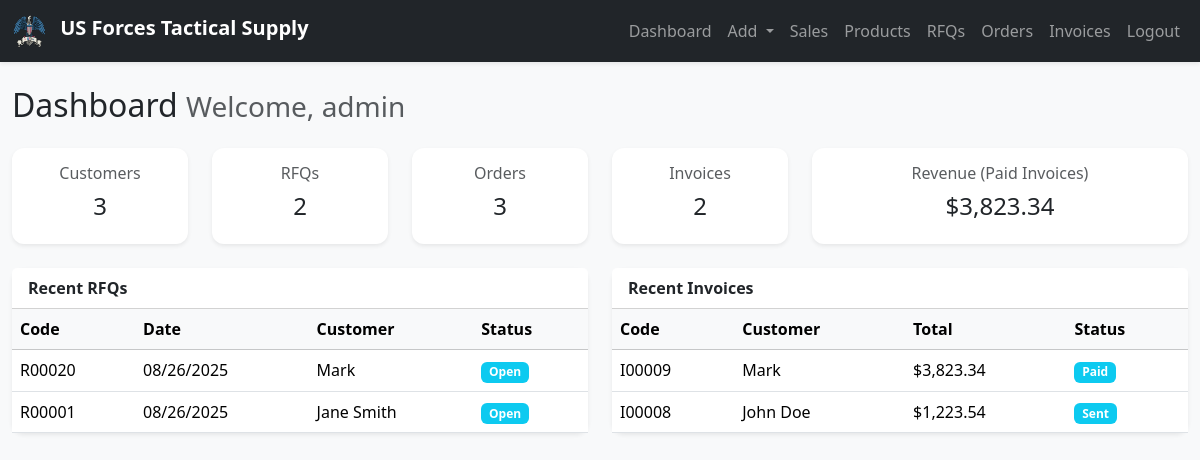
Before: /public/dashboard.php (signed in) with the older database file.
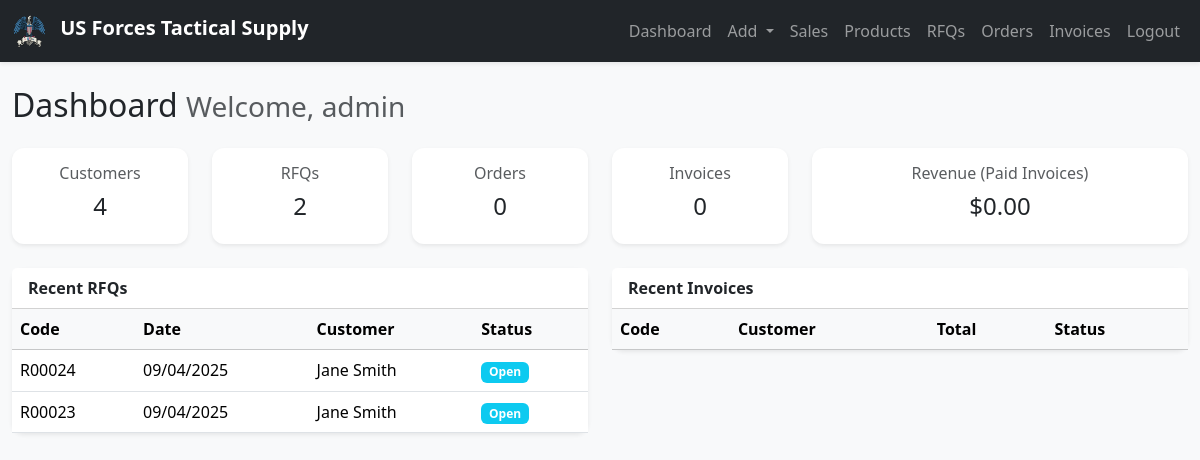
After: the same page with the newer database file.
### tables this page shows
CREATE TABLE `rfqs` (
  `id` int(11) NOT NULL,
  `code` varchar(20) DEFAULT NULL,
  `rfq_number` varchar(50) DEFAULT NULL,
  `rfq_title` varchar(150) DEFAULT NULL,
  `quote_date` date DEFAULT NULL,
  `validity` varchar(50) DEFAULT '5 Months',
  `lead_time` int(11) DEFAULT 0,
  `customer_id` int(11) DEFAULT NULL,
  `salesPerson_id` int(11) DEFAULT NULL,
  `billTo_id` int(11) DEFAULT NULL,
  `buyer_id` int(11) DEFAULT NULL,
  `shipTo_id` int(11) DEFAULT NULL,
  `status` enum('Open','Won','Lost') DEFAULT 'Open',
  `created_at` timestamp NOT NULL DEFAULT current_timestamp()
);

CREATE TABLE `customers` (
  `id` int(11) NOT NULL,
  `code` varchar(20) DEFAULT NULL,
  `name` varchar(100) NOT NULL,
  `title` varchar(150) DEFAULT NULL,
  `email` varchar(100) DEFAULT NULL,
  `phone` varchar(50) DEFAULT NULL,
  `address` text DEFAULT NULL,
  `created_at` timestamp NOT NULL DEFAULT current_timestamp()
);

CREATE TABLE `invoices` (
  `id` int(11) NOT NULL,
  `code` varchar(20) DEFAULT NULL,
  `order_id` int(11) NOT NULL,
  `status` enum('Draft','Sent','Paid','Overdue') DEFAULT 'Draft',
  `total_amount` decimal(12,2) DEFAULT 0.00,
  `due_date` date DEFAULT NULL,
  `paid_date` date DEFAULT NULL,
  `created_at` date NOT NULL DEFAULT current_timestamp()
);

### includes/auth.php (called while the page is built, shortened)
<?php
function is_logged_in()
{
    return isset($_SESSION['user_id']);
}

### public/dashboard.php (the view, shortened to what this page needs)
<?php
include("../includes/auth.php");
include("../templates/header.php");
include("../templates/navbar.php");
$total_customers = mysqli_fetch_row(mysqli_query($conn, "SELECT COUNT(*) FROM customers"))[0];
$total_rfqs = mysqli_fetch_row(mysqli_query($conn, "SELECT COUNT(*) FROM rfqs"))[0];
$total_orders = mysqli_fetch_row(mysqli_query($conn, "SELECT COUNT(*) FROM orders"))[0];
$total_invoices = mysqli_fetch_row(mysqli_query($conn, "SELECT COUNT(*) FROM invoices"))[0];
$total_revenue = mysqli_fetch_row(mysqli_query($conn, "SELECT IFNULL(SUM(total_amount),0) FROM invoices WHERE status='Paid'"))[0];
$recent_rfqs = mysqli_query($conn, "
    SELECT r.id, r.code, r.created_at, r.status, c.name AS customer
    FROM rfqs r
    JOIN customers c ON r.customer_id=c.id
    ORDER BY r.id DESC LIMIT 5
");
$recent_invoices = mysqli_query($conn, "
    SELECT i.id, i.code, i.total_amount, i.status, i.created_at, c.name AS customer
    FROM invoices i
    JOIN orders o ON i.order_id=o.id
    JOIN customers c ON o.customer_id=c.id
    ORDER BY i.id DESC LIMIT 5
");
?>
<div class="container-fluid mt-4">
    <h2 class="mb-4">
        Dashboard
        <?php if (is_logged_in()) { ?>
            <small class="text-muted">Welcome, <?= htmlspecialchars($_SESSION['username']) ?></small>
        <?php } ?>
    </h2>
    <div class="row g-4 mb-4">
        <div class="col-md-2 col-6">
            <div class="card shadow-sm border-0 text-center">
                <div class="card-body">
                    <h6 class="text-muted">Customers</h6>
                    <h4><?= $total_customers ?></h4>
                </div>
            </div>
        </div>
        <div class="col-md-2 col-6">
            <div class="card shadow-sm border-0 text-center">
                <div class="card-body">
                    <h6 class="text-muted">RFQs</h6>
                    <h4><?= $total_rfqs ?></h4>
                </div>
            </div>
        </div>
        <div class="col-md-2 col-6">
            <div class="card shadow-sm border-0 text-center">
                <div class="card-body">
                    <h6 class="text-muted">Orders</h6>
                    <h4><?= $total_orders ?></h4>
                </div>
            </div>
        </div>
        <div class="col-md-2 col-6">
            <div class="card shadow-sm border-0 text-center">
                <div class="card-body">
                    <h6 class="text-muted">Invoices</h6>
                    <h4><?= $total_invoices ?></h4>
                </div>
            </div>
        </div>
        <div class="col-md-4 col-12">
            <div class="card shadow-sm border-0 text-center">
                <div class="card-body">
                    <h6 class="text-muted">Revenue (Paid Invoices)</h6>
                    <h4>$<?= number_format($total_revenue, 2) ?></h4>
                </div>
            </div>
        </div>
    </div>
    <div class="row g-4">
        <div class="col-md-6">
            <div class="card shadow-sm border-0">
                <div class="card-header bg-white fw-bold">Recent RFQs</div>
                <div class="card-body p-0">
                    <table class="table mb-0 table-hover align-middle">
                        <thead class="table-light">
                            <tr>
                                <th>Code</th>
                                <th>Date</th>
                                <th>Customer</th>
                                <th>Status</th>
                            </tr>
                        </thead>
                        <tbody>
                            <?php while ($r = mysqli_fetch_assoc($recent_rfqs)) { ?>
                                <tr onclick="window.location='../modules/rfq_edit.php?id=<?= $r['id'] ?>'"
                                    style="cursor:pointer;">
                                    <td><?= $r['code'] ?></td>
                                    <td><?= date("m/d/Y", strtotime($r['created_at'])) ?></td>
                                    <td><?= htmlspecialchars($r['customer']) ?></td>
                                    <td><span class="badge bg-info"><?= $r['status'] ?></span></td>
                                </tr>
                            <?php } ?>
                        </tbody>
                    </table>
                </div>
            </div>
        </div>
        <div class="col-md-6">
            <div class="card shadow-sm border-0">
                <div class="card-header bg-white fw-bold">Recent Invoices</div>
                <div class="card-body p-0">
                    <table class="table mb-0 table-hover align-middle">
                        <thead class="table-light">
                            <tr>
                                <th>Code</th>
                                <th>Customer</th>
                                <th>Total</th>
                                <th>Status</th>
                            </tr>
                        </thead>
                        <tbody>
                            <?php while ($i = mysqli_fetch_assoc($recent_invoices)) { ?>
                                <tr onclick="window.location='../modules/view_invoice.php?id=<?= $i['id'] ?>'"
                                    style="cursor:pointer;">
                                    <td><?= $i['code'] ?></td>
                                    <td><?= htmlspecialchars($i['customer']) ?></td>
                                    <td>$<?= number_format($i['total_amount'], 2) ?></td>
                                    <td><span class="badge bg-info"><?= $i['status'] ?></span></td>
                                </tr>
                            <?php } ?>
                        </tbody>
                    </table>
                </div>
            </div>
        </div>
    </div>
</div>
<?php include("../templates/footer.php"); ?>

### templates/header.php (shortened to what this page needs)
<!DOCTYPE html>
<html lang="en">
<head>
    <link href="https://cdn.jsdelivr.net/npm/bootstrap@5.3.2/dist/css/bootstrap.min.css" rel="stylesheet">
    <link rel="stylesheet" href="https://cdn.jsdelivr.net/npm/bootstrap-icons@1.11.3/font/bootstrap-icons.min.css">
    <link href="/crm/assets/style.css" rel="stylesheet">
</head>
<body class="bg-light">

### templates/navbar.php (shortened to what this page needs)
<nav class="navbar navbar-expand-lg navbar-dark bg-dark shadow-sm">
    <div class="container-fluid">
        <a class="navbar-brand fw-bold" href="/crm/public/dashboard.php">
            <img src="/crm/assets/USFTS.png" alt="Logo" width="35" height="35"
                class="d-inline-block align-text-top me-2">
            US Forces Tactical Supply
        </a>
        <div class="collapse navbar-collapse" id="navbarNav">
            <ul class="navbar-nav ms-auto">
                <li class="nav-item"><a class="nav-link" href="/crm/public/dashboard.php">Dashboard</a></li>
                <li class="nav-item dropdown">
                    <a class="nav-link dropdown-toggle" href="#" id="addDropdown" role="button"
                        data-bs-toggle="dropdown" aria-expanded="false">
                        Add
                    </a>
                </li>
                <li class="nav-item"><a class="nav-link" href="/crm/modules/sales.php">Sales</a></li>
                <li class="nav-item"><a class="nav-link" href="/crm/modules/products.php">Products</a></li>
                <li class="nav-item"><a class="nav-link" href="/crm/modules/rfqs.php">RFQs</a></li>
                <li class="nav-item"><a class="nav-link" href="/crm/modules/orders.php">Orders</a></li>
                <li class="nav-item"><a class="nav-link" href="/crm/modules/invoices.php">Invoices</a></li>
                <li class="nav-item"><a class="nav-link" href="/crm/public/logout.php">Logout</a></li>
            </ul>
        </div>
    </div>
</nav>

### templates/footer.php (shortened to what this page needs)
</body>
</html>

### assets/style.css (style rules this page uses)
body { font-family: 'Segoe UI', Tahoma, sans-serif; }
.card { border-radius: 12px; }

Changed rows visible on the page:
removed rfqs: code "R00020", created_at "08/26/2025", customer.name "Mark", status "Open"
removed rfqs: code "R00001", created_at "08/26/2025", customer.name "Jane Smith", status "Open"
removed invoices: code "I00009", customers.name "Mark", total_amount "3,823.34", status "Paid"
removed invoices: code "I00008", customers.name "John Doe", total_amount "1,223.54", status "Sent"
added rfqs: code "R00024", created_at "09/04/2025", customer.name "Jane Smith", status "Open"
added rfqs: code "R00023", created_at "09/04/2025", customer.name "Jane Smith", status "Open"
Other visible differences:
$total_customers: "3" → "4"
$total_orders: "3" → "0"
$total_invoices: "2" → "0"
$total_revenue: "3,823.34" → "0.00"
